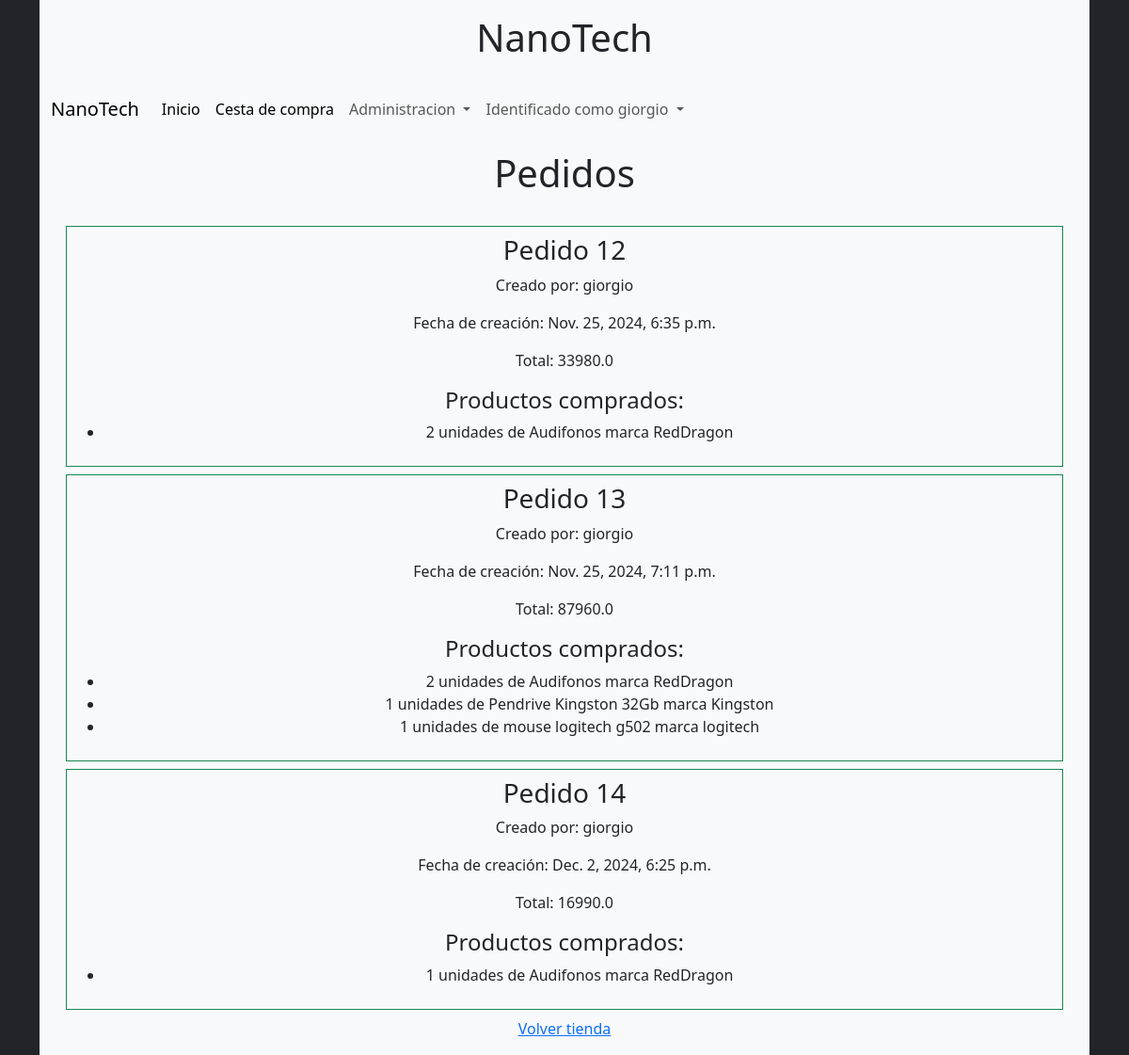
/ver_pedidos/ (signed in), run on the app's committed database.
### pedidos/models.py (models this page shows, shortened)
class Pedido(models.Model):
    user = models.ForeignKey(User, on_delete=models.CASCADE)
    create_at = models.DateTimeField(auto_now_add=True)
    @property
    def total(self):
        return self.lineapedido_set.aggregate(
            total=Sum(F('producto__precio')*F('cantidad'), output_field=FloatField())
        )['total']
    class Meta:
        db_table='pedidos'
        verbose_name='pedido'
        verbose_name_plural='pedido'
        ordering = ['id']

class LineaPedido(models.Model):
    user = models.ForeignKey(User, on_delete=models.CASCADE)
    producto = models.ForeignKey(Producto, on_delete=models.CASCADE, null=False)
    pedido = models.ForeignKey(Pedido, on_delete=models.CASCADE)
    cantidad = models.IntegerField(default=1)
    create_at = models.DateTimeField(auto_now_add=True)
    def __str__(self) -> str:
        return f'{self.cantidad} unidades de {self.producto.nombre} marca {self.producto.marca}'
    class Meta:
        db_table='LineaPedidos'
        verbose_name='LineaPedido'
        verbose_name_plural='LineaPedidos'
        ordering = ['id']

### gestion/models.py (models this page shows, shortened)
class Producto(models.Model):
    sku = models.AutoField(primary_key=True)
    foto= models.ImageField(blank=True, null=True, upload_to='productos')
    nombre= models.CharField(max_length=30)
    marca = models.CharField(max_length=30)
    cantidad = models.IntegerField()
    precio = models.IntegerField()
    descripcion = models.CharField(blank=True, null=True, max_length=500)
    detalles = models.CharField(blank=True, null=True, max_length=1000)
    visible = models.BooleanField(default=True)

### gestion/views.py (the view)
# urls.py: path('ver_pedidos/', views.ver_pedidos, name="ver_pedidos"),
@login_required(login_url='login')
@user_passes_test(is_admin)
def ver_pedidos(request):
    pedidos = Pedido.objects.all()
    lineas_pedidos = LineaPedido.objects.filter(pedido__in=pedidos)
    context = {"pedidos": pedidos, "lineas_pedidos": lineas_pedidos}
    return render(request, 'verpedidos.html', context)

### carro/context_processor.py (called while the page is built)
def importe_total_carro(request):
    total = 0
    if 'carro' in request.session:
        carro = request.session['carro']
        for value in carro.values():
            cantidad = int(value.get('cantidad'))
            precio = int(value.get('precio'))
            total += precio * cantidad
    return {'importe_total_carro': total}

### gestion/views.py (called while the page is built)
def is_admin(user):
    return user.is_superuser

### gestion/templates/verpedidos.html (shortened to what this page needs)
{% extends "base.html" %}
    {% block content %}
    <div>
        <h1 class="text-center">Pedidos</h1> <br>
        {% for pedido in pedidos %}
        <div class="container">
            <div class="border border-success p-2 mb-2">
                <h3>Pedido {{ pedido.id }}</h3>
                <p>Creado por: {{pedido.user}}</p>
                <p>Fecha de creación: {{ pedido.create_at }}</p>
                <p>Total: {{ pedido.total }}</p>
                <h4>Productos comprados:</h4>
                <ul>
                    {% for linea_pedido in pedido.lineapedido_set.all %}
                        <li>{{ linea_pedido }}</li>
                    {% endfor %}
                </ul>
            </div>
        </div>
        {% endfor %}
        <div>
            <a href="{% url 'index'%}">Volver tienda</a>
        </div>
    </div>
    {%endblock%}

### gestion/templates/nav/navbar.html (shortened to what this page needs)
<html>
<body>
    <nav class="navbar navbar-expand-lg bg-body-tertiary">
        <div class="container-fluid">
          <a class="navbar-brand" href="#">NanoTech</a>
          <div class="collapse navbar-collapse" id="navbarNavDropdown">
            <ul class="navbar-nav">
              {% if user.is_superuser %}
              <li class="nav-item">
                <a class="nav-link active" aria-current="page" href="{%url 'index'%}">Inicio</a>
              </li>
              <li class="nav-item">
                <a class="nav-link active" aria-current="page" href="{%url 'carro'%}">Cesta de compra</a>
              </li>
              <li class="nav-item dropdown">
                <a class="nav-link dropdown-toggle" href="#" role="button" data-bs-toggle="dropdown" aria-expanded="false">
                  Administracion
                </a>
              </li>
              <li class="nav-item dropdown">
                <a class="nav-link dropdown-toggle" href="#" role="button" data-bs-toggle="dropdown" aria-expanded="false">
                    Identificado como {{user.username}}
                </a>
                {%endif%}
              </li>
            </ul>
          </div>
        </div>
      </nav>
</body>
</html>

### data on the page
Pedido: id "12", user "giorgio", create_at "Nov. 25, 2024, 6:35 p.m.", total "33980.0"
LineaPedido: cantidad+producto "2 unidades de Audifonos marca RedDragon"
Pedido: id "13", user "giorgio", create_at "Nov. 25, 2024, 7:11 p.m.", total "87960.0"
LineaPedido: cantidad+producto "2 unidades de Audifonos marca RedDragon"
LineaPedido: cantidad+producto "1 unidades de Pendrive Kingston 32Gb marca Kingston"
LineaPedido: cantidad+producto "1 unidades de mouse logitech g502 marca logitech"
Pedido: id "14", user "giorgio", create_at "Dec. 2, 2024, 6:25 p.m.", total "16990.0"
LineaPedido: cantidad+producto "1 unidades de Audifonos marca RedDragon"

### other printed values
{{ user.username }} "giorgio"
